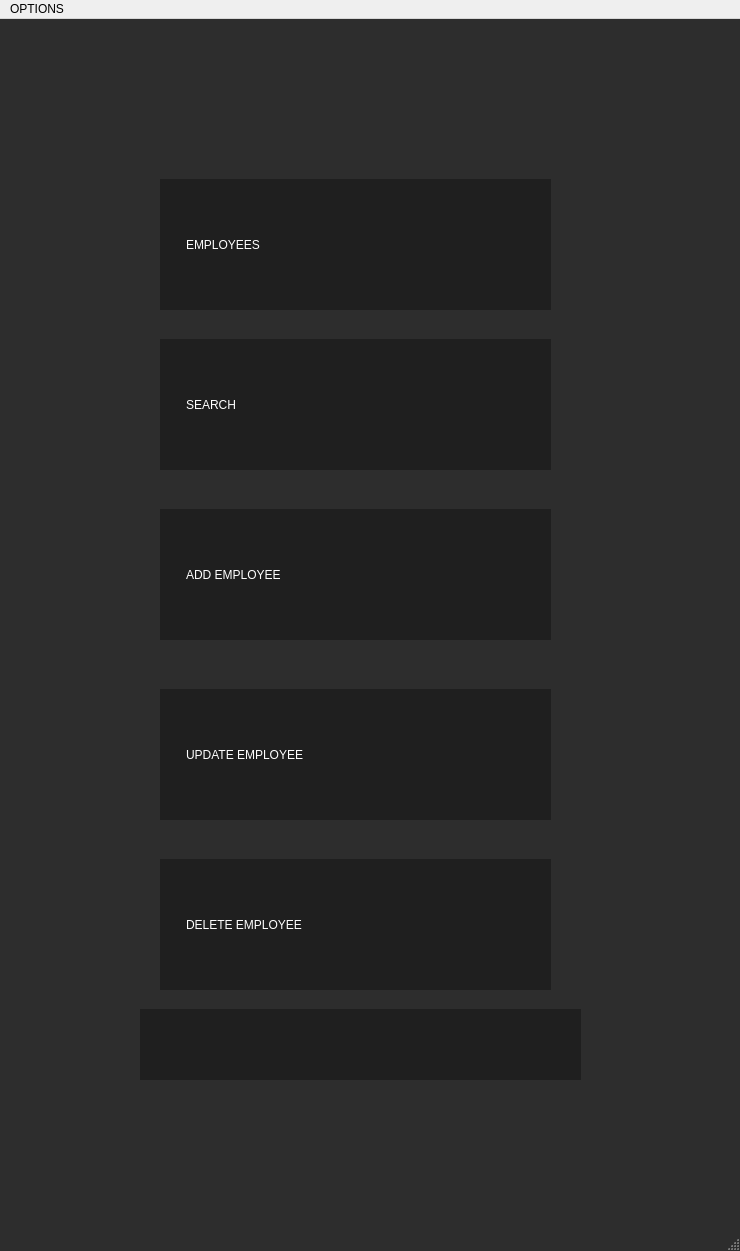
<?xml version="1.0" encoding="UTF-8"?>
<ui version="4.0">
 <class>MainWindow</class>
 <widget class="QMainWindow" name="MainWindow">
  <property name="geometry">
   <rect>
    <x>0</x>
    <y>0</y>
    <width>740</width>
    <height>1251</height>
   </rect>
  </property>
  <property name="windowTitle">
   <string>MainWindow</string>
  </property>
  <property name="styleSheet">
   <string notr="true">#MainWindow
{
	background:#2D2D2D;
}</string>
  </property>
  <widget class="QWidget" name="centralwidget">
   <property name="styleSheet">
    <string notr="true">#centralwidget
{
	background:#2D2D2D;
}

</string>
   </property>
   <widget class="QLabel" name="label">
    <property name="geometry">
     <rect>
      <x>300</x>
      <y>200</y>
      <width>47</width>
      <height>13</height>
     </rect>
    </property>
    <property name="text">
     <string/>
    </property>
   </widget>
   <widget class="QLabel" name="label_2">
    <property name="geometry">
     <rect>
      <x>-20</x>
      <y>-20</y>
      <width>761</width>
      <height>1201</height>
     </rect>
    </property>
    <property name="text">
     <string/>
    </property>
    <property name="pixmap">
     <pixmap resource="images.qrc">:/Assets/mainmenu.jpg</pixmap>
    </property>
   </widget>
   <widget class="QPushButton" name="SearchButton">
    <property name="geometry">
     <rect>
      <x>160</x>
      <y>320</y>
      <width>391</width>
      <height>131</height>
     </rect>
    </property>
    <property name="styleSheet">
     <string notr="true">#SearchButton
{
	text-align:left;
	padding-left:26px;
	border:none;	
	color:white;	
	background:#1F1F1F;
}
#SearchButton:hover
{
	text-align:left;
	padding-left:26px;
	border:none;	
	color:white;	
	background:#333;
}</string>
    </property>
    <property name="text">
     <string>SEARCH</string>
    </property>
    <property name="icon">
     <iconset resource="images.qrc">
      <normaloff>:/Assets/icons8_Find_User_Male_50px.png</normaloff>:/Assets/icons8_Find_User_Male_50px.png</iconset>
    </property>
    <property name="iconSize">
     <size>
      <width>32</width>
      <height>32</height>
     </size>
    </property>
   </widget>
   <widget class="QLabel" name="label_3">
    <property name="geometry">
     <rect>
      <x>90</x>
      <y>-20</y>
      <width>501</width>
      <height>171</height>
     </rect>
    </property>
    <property name="text">
     <string/>
    </property>
    <property name="pixmap">
     <pixmap resource="images.qrc">:/Assets/qt-employee-mgmt-sys-main/Corporate Management.png</pixmap>
    </property>
   </widget>
   <widget class="QPushButton" name="AddButton">
    <property name="geometry">
     <rect>
      <x>160</x>
      <y>490</y>
      <width>391</width>
      <height>131</height>
     </rect>
    </property>
    <property name="styleSheet">
     <string notr="true">#AddButton
{
	text-align:left;
	padding-left:26px;
	border:none;	
	color:white;	
	background:#1F1F1F;
}
#AddButton:hover
{
	text-align:left;
	padding-left:26px;
	border:none;	
	color:white;	
	background:#333;
}</string>
    </property>
    <property name="text">
     <string>ADD EMPLOYEE</string>
    </property>
    <property name="icon">
     <iconset resource="images.qrc">
      <normaloff>:/Assets/icons8_Add_User_Male_50px.png</normaloff>:/Assets/icons8_Add_User_Male_50px.png</iconset>
    </property>
    <property name="iconSize">
     <size>
      <width>32</width>
      <height>32</height>
     </size>
    </property>
   </widget>
   <widget class="QPushButton" name="UpdateButton">
    <property name="geometry">
     <rect>
      <x>160</x>
      <y>670</y>
      <width>391</width>
      <height>131</height>
     </rect>
    </property>
    <property name="styleSheet">
     <string notr="true">#UpdateButton
{
	text-align:left;
	padding-left:26px;
	border:none;	
	color:white;	
	background:#1F1F1F;
}
#UpdateButton:hover
{
	text-align:left;
	padding-left:26px;
	border:none;	
	color:white;	
	background:#333;
}</string>
    </property>
    <property name="text">
     <string>UPDATE EMPLOYEE</string>
    </property>
    <property name="icon">
     <iconset resource="images.qrc">
      <normaloff>:/Assets/icons8_Registration_50px.png</normaloff>:/Assets/icons8_Registration_50px.png</iconset>
    </property>
    <property name="iconSize">
     <size>
      <width>32</width>
      <height>32</height>
     </size>
    </property>
   </widget>
   <widget class="QPushButton" name="DeleteButton">
    <property name="geometry">
     <rect>
      <x>160</x>
      <y>840</y>
      <width>391</width>
      <height>131</height>
     </rect>
    </property>
    <property name="styleSheet">
     <string notr="true">#DeleteButton
{
	text-align:left;
	padding-left:26px;
	border:none;	
	color:white;	
	background:#1F1F1F;
}
#DeleteButton:hover
{
	text-align:left;
	padding-left:26px;
	border:none;	
	color:white;	
	background:#333;
}</string>
    </property>
    <property name="text">
     <string>DELETE EMPLOYEE</string>
    </property>
    <property name="icon">
     <iconset resource="images.qrc">
      <normaloff>:/Assets/icons8_Remove_User_Male_50px.png</normaloff>:/Assets/icons8_Remove_User_Male_50px.png</iconset>
    </property>
    <property name="iconSize">
     <size>
      <width>32</width>
      <height>32</height>
     </size>
    </property>
   </widget>
   <widget class="QLabel" name="connectionLabel">
    <property name="geometry">
     <rect>
      <x>140</x>
      <y>990</y>
      <width>441</width>
      <height>71</height>
     </rect>
    </property>
    <property name="styleSheet">
     <string notr="true">#connectionLabel
{
	text-align:left;
	padding-left:26px;
	border:none;	
	color:white;	
	background:#1F1F1F;
}
#connectionLabel:hover
{
	text-align:left;
	padding-left:26px;
	border:none;	
	color:white;	
	background:#333;
}</string>
    </property>
    <property name="text">
     <string/>
    </property>
   </widget>
   <widget class="QPushButton" name="InFoButton">
    <property name="geometry">
     <rect>
      <x>160</x>
      <y>160</y>
      <width>391</width>
      <height>131</height>
     </rect>
    </property>
    <property name="styleSheet">
     <string notr="true">#InFoButton
{
	text-align:left;
	padding-left:26px;
	border:none;	
	color:white;	
	background:#1F1F1F;
}
#InFoButton:hover
{
	text-align:left;
	padding-left:26px;
	border:none;	
	color:white;	
	background:#333;
}</string>
    </property>
    <property name="text">
     <string>EMPLOYEES</string>
    </property>
    <property name="icon">
     <iconset resource="images.qrc">
      <normaloff>:/Assets/icons8_Money_50px_1.png</normaloff>:/Assets/icons8_Money_50px_1.png</iconset>
    </property>
    <property name="iconSize">
     <size>
      <width>32</width>
      <height>32</height>
     </size>
    </property>
   </widget>
  </widget>
  <widget class="QMenuBar" name="menubar">
   <property name="geometry">
    <rect>
     <x>0</x>
     <y>0</y>
     <width>740</width>
     <height>21</height>
    </rect>
   </property>
   <widget class="QMenu" name="menuOPTIONS">
    <property name="title">
     <string>OPTIONS</string>
    </property>
   </widget>
   <addaction name="menuOPTIONS"/>
  </widget>
  <widget class="QStatusBar" name="statusbar"/>
  <action name="actionAdd_Employee">
   <property name="enabled">
    <bool>true</bool>
   </property>
   <property name="text">
    <string>Add Employee</string>
   </property>
  </action>
 </widget>
 <resources>
  <include location="images.qrc"/>
 </resources>
 <connections/>
</ui>
